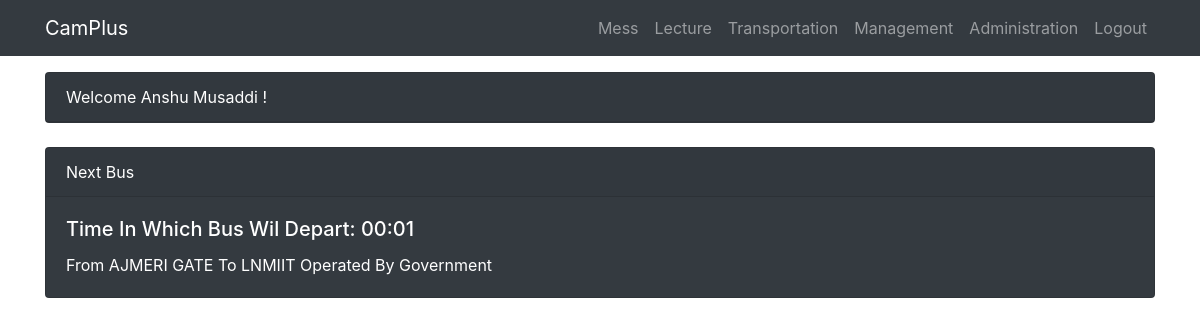
Page /index/ (signed in) on the committed database.
### trans/models.py (models this page shows, shortened)
class buswd(models.Model):
    institute = models.CharField(max_length=256)
    frm = models.CharField(max_length=256)
    to = models.CharField(max_length=256)
    time = models.TimeField()
    busno = models.IntegerField(null=True)
    operator = models.CharField(max_length=256)

### CamPlus/views.py (the view, shortened to what this page needs)
# urls.py: path('index/',index,name="index"),
@login_required
def index(request):
    insti = request.user.profile.institute
    yr = request.user.profile.year
    now = datetime.datetime.now()
    dy=now.strftime("%A")
    tim = now.strftime("%H:%M:%S")
    dicti = dict()
    if request.user.is_staff == True:
        dicti['su'] = True
    dicti['name'] = request.user.first_name+' '+ request.user.last_name
    dicti['none']=True
    if insti == 'LNMIIT':
        dicti['mis'] = "https://erp.lnmiit.ac.in/mis/"
    else:
        dicti['mis'] = '#'
    try:
        men=menu.objects.get(institute=insti,day=dy)
        brk = men.brk
        lun = men.lun
        snk = men.snk
        din = men.din
        if timebetween(datetime.time(7,00),datetime.time(9,30)):
            dicti['cur'] = brk
            dicti['none']=False
            value = datetime.datetime.combine(datetime.date.today(),datetime.time(9,30)) - datetime.datetime.now()
            dicti['timeleft'] = (datetime.datetime.min + value).time()
        elif timebetween(datetime.time(12,00),datetime.time(14,30)):
            dicti['cur'] = lun
            dicti['none']=False
            value = datetime.datetime.combine(datetime.date.today(),datetime.time(14,30)) - datetime.datetime.now()
            dicti['timeleft'] = (datetime.datetime.min + value).time()
        elif timebetween(datetime.time(17,15),datetime.time(18,15)):
            dicti['cur'] = snk
            dicti['none']=False
            value = datetime.datetime.combine(datetime.date.today(),datetime.time(18,15)) - datetime.datetime.now()
            dicti['timeleft'] = (datetime.datetime.min + value).time()
        elif timebetween(datetime.time(19,30),datetime.time(21,30)):
            dicti['cur'] = din
            dicti['none']=False
            value = datetime.datetime.combine(datetime.date.today(),datetime.time(21,30)) - datetime.datetime.now()
            dicti['timeleft'] = (datetime.datetime.min + value).time()
    except:
        pass
    dicti['current'] = timetable.objects.filter(institute=insti,year=yr,day=dy,sltst__lte=tim,slten__gte=tim).order_by('sltst')
    temp = timetable.objects.filter(institute=insti,year=yr,day=dy,sltst__gte=tim).order_by('sltst')
    if len(temp)>0:
        ti = temp[0].sltst
        dicti['next'] = timetable.objects.filter(institute=insti,year=yr,day=dy,sltst=ti).order_by('sltst')
    if len(dicti['current']) !=0 or len(temp) !=0:
        dicti['none']=False
    try:
        if dy != 'Sunday':
            try:
                dicti['latest']= buswd.objects.filter(institute=insti,time__gte=tim).order_by('time')[0]
                value = datetime.datetime.combine(datetime.date.today(),dicti['latest'].time) - datetime.datetime.now()
                dicti['timeleftnb'] = (datetime.datetime.min + value).time()
            except:
                pass
            if dicti['latest']:
                dicti['none']=False
    except:
        pass
    return render(request,'index.html',context=dicti)

### CamPlus/views.py (called while the page is built)
def timebetween(on_time, off_time):
    time_to_check = datetime.datetime.now().time()
    if time_to_check >= on_time and time_to_check <= off_time:
        return True
    else:
        return False

### templates/index.html (shortened to what this page needs)
<!DOCTYPE html>
{% load static %}
<html lang="en" dir="ltr">
    <head>
    </head>
    <body>
        <link rel="stylesheet" href="{% static "/css/bootstrap.css" %}">
        <link rel="stylesheet" href="{% static "/css/master.css" %}">
        <nav class="navbar fixed-top navbar-expand-lg navbar-dark bg-dark">
            <div class="container">
                <a class="navbar-brand" href="{% url 'index' %}">CamPlus</a>
                <div class="collapse navbar-collapse" id="navbarSupportedContent">
                    <ul class="navbar-nav ml-auto">
                        <li class="nav-item">
                            <a class="nav-link" href="{% url 'mess:menu' %}">Mess</a>
                        </li>
                        <li class="nav-item">
                            <a class="nav-link" href="{% url 'lecture:ttdisplay' %}">Lecture</a>
                        </li>
                        <li class="nav-item">
                            <a class="nav-link" href="{% url 'trans:bus' %}">Transportation</a>
                        </li>
                        <li class="nav-item">
                            <a class="nav-link" {% if mis != '#' %} target="_blank" rel="noopener noreferrer" {% endif %} href="{{ mis }}">Management</a>
                        </li>
                        {% if su == True %}
                        <li class="nav-item">
                            <a class="nav-link" target="_blank" rel="noopener noreferrer" href="{% url 'admin:index' %}">Administration</a>
                        </li>
                        {% endif %}
                        <li class="nav-item">
                            <a class="nav-link" href="{% url 'login:logout' %}">Logout</a>
                        </li>
                    </ul>
                </div>
            </div>
        </nav>
        <br><br><br>
        {% block body_block %}
            <div class="container">
                {% if name %}
                    <div class="card text-white bg-dark">
                        <div class="card-header">
                            Welcome {{ name }} !
                        </div>
                    </div>
                    <br>
                {% endif %}
                {% if latest %}
                    <div class="card text-white bg-dark">
                        <div class="card-header">
                            Next Bus
                        </div>
                        <div class="card-body">
                            <h5 class="card-title">Time In Which Bus Wil Depart: <span id="timeleftnb">{{timeleftnb | date:'H:i'}}</span></h5>
                            From {{latest.frm}} To {{latest.to}} Operated By {{latest.operator}} {% if latest.busno %}Having Bus Number {{latest.busno}}{% endif %}
                        </div>
                    </div>
                {% endif %}
            </div>
        {% endblock %}
        <br>
    </body>
</html>

### rows in the picture
buswd: frm "AJMERI GATE", to "LNMIIT", operator "Government"

### other values in the picture
{{ name }} "Anshu Musaddi"
